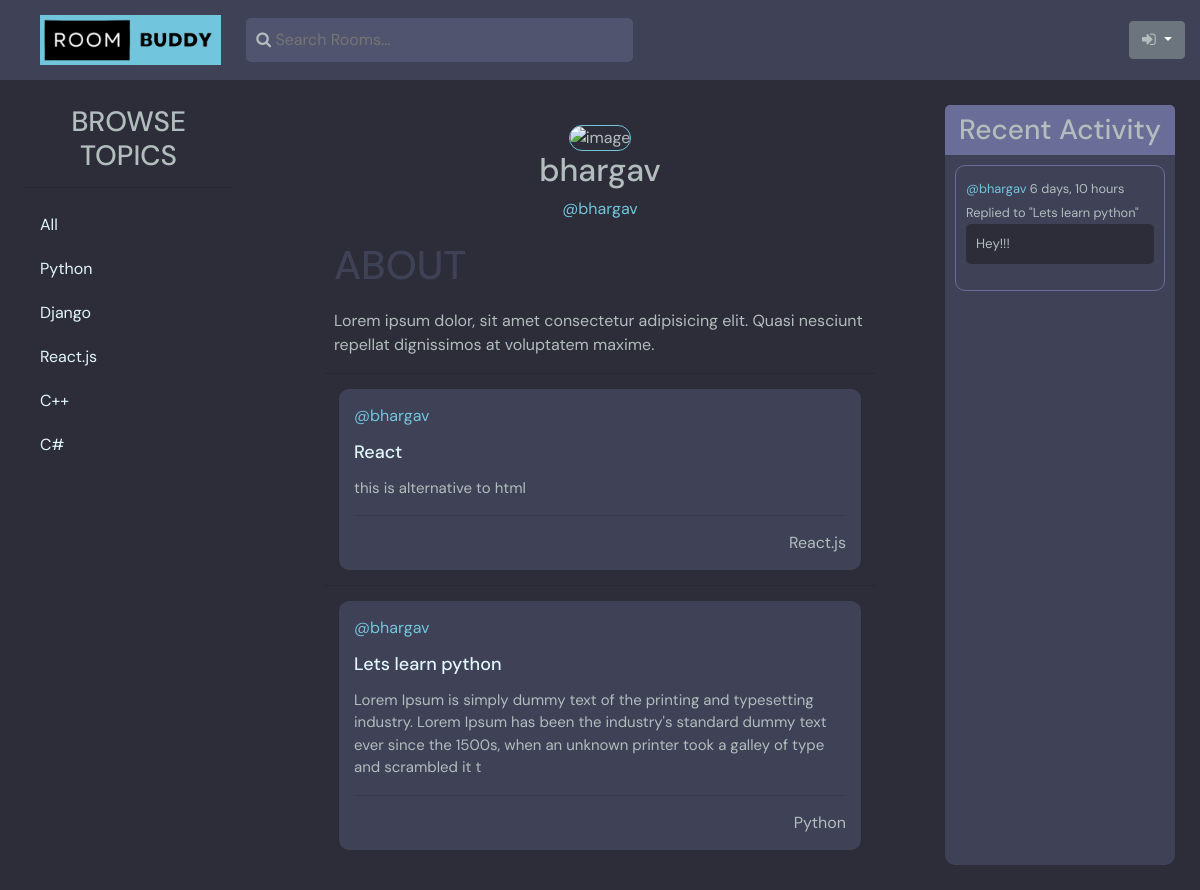
The page /profile/1 on the database as committed earlier.
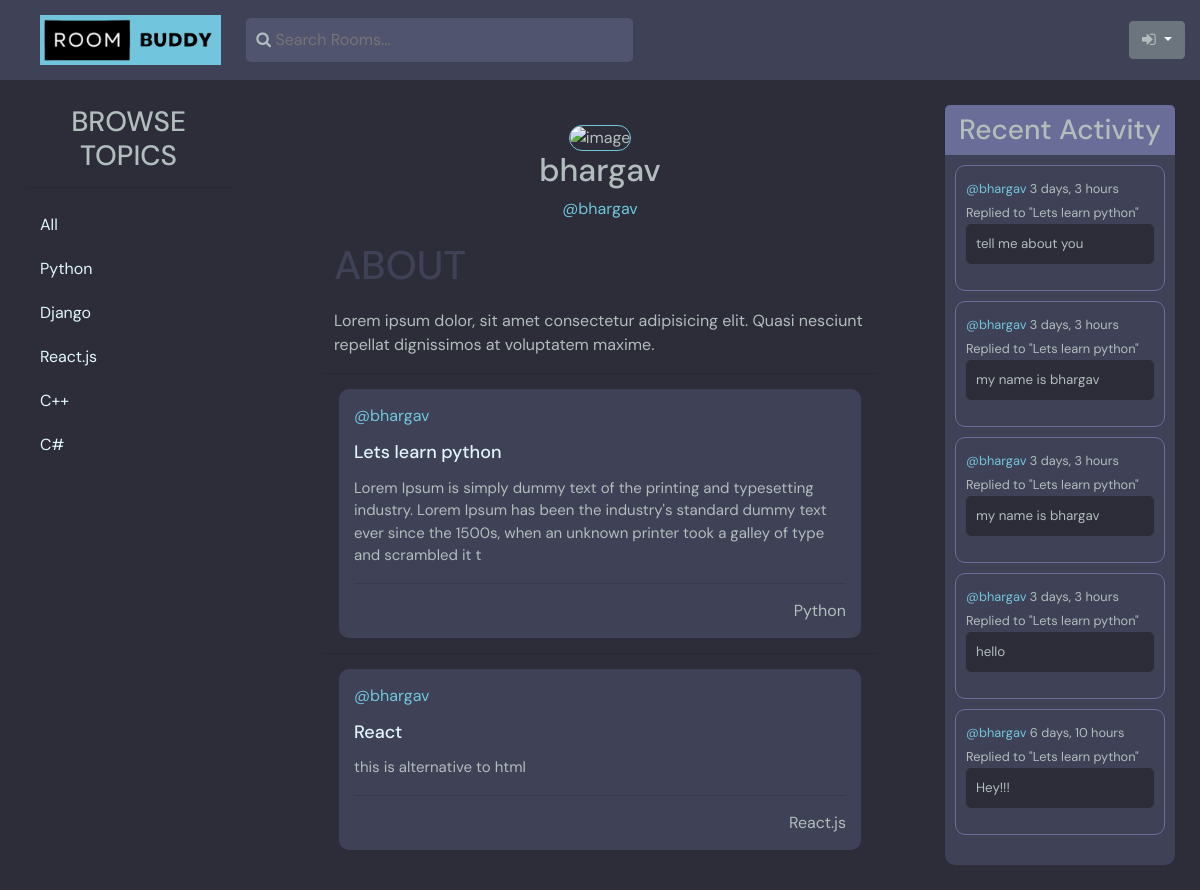
The same page on the database as committed later.
### polls/models.py (models this page shows)
class Topic(models.Model):
    name = models.CharField(max_length=200)
    def __str__(self):
        return self.name

class Room(models.Model):
    host = models.ForeignKey(User, on_delete=models.SET_NULL, null=True)
    topic = models.ForeignKey(Topic, on_delete=models.SET_NULL, null=True)
    name = models.CharField(max_length=200)
    description = models.TextField(null=True, blank=True)
    participants = models.ManyToManyField(User, related_name='participants', blank=True)
    updated = models.DateTimeField(auto_now=True)
    created = models.DateTimeField(auto_now_add=True)
    class Meta:
        ordering = ['-updated', '-created']
    def __str__(self):
        return str(self.name)

class Message(models.Model):
    user = models.ForeignKey(User, on_delete=models.CASCADE)
    room = models.ForeignKey(Room, on_delete=models.CASCADE)
    body = models.TextField()
    updated = models.DateTimeField(auto_now=True)
    created = models.DateTimeField(auto_now_add=True)
    class Meta:
        ordering = ['-updated', '-created']
    def __str__(self):
        return self.body[0:50]

### polls/views.py (the view)
# urls.py: path('profile/<str:pk>', views.userProfile, name="user-profile"),
def userProfile(request, pk):
    user = User.objects.get(id = pk)
    rooms = user.room_set.all()
    room_messages = user.message_set.all()
    topics = Topic.objects.all()
    return render(request, 'polls/profile.html', {
        "user" : user,
        "rooms" : rooms,
        "room_messages" : room_messages,
        "topics" : topics,
    })

### polls/templates/polls/profile.html (shortened to what this page needs)
{% extends 'main.html' %}
{% load static %}
{%block content%}
    <div class="profile-container">
        <div id="topics-profile">
            {% include 'polls/topics_component.html'  %}
        </div>
        <div  class="feed-container">
            <div class="profile-main">
                <a href="{% url 'update-user' %}"><img src="{% static 'polls/images/profile.png' %}" alt="image"></a>
                <h2>{{user.username}}</h2>
                <a class="name" href="">@{{user.username}}</a>
            </div>
            <div class="profile-abt">
                <h1>ABOUT</h1>
                <P>Lorem ipsum dolor, sit amet consectetur adipisicing elit. Quasi nesciunt repellat dignissimos at
                    voluptatem maxime.</P>
            </div>
            {% include 'polls/feed_component.html'  %}
        </div>
        <div  class="activity-container">
            {% include 'polls/activity_component.html'  %}
        </div>
    </div>
{% endblock %}

### polls/templates/polls/topics_component.html
<div class="topics-container">
        <div>
            <h3>BROWSE TOPICS</h3>
            <hr>
            <div class="topics-name">
                <a href="{% url 'home' %}">All</a>
            </div>
            {% for topic in topics %}
            <div class="topics-name">
                <a href="{% url 'home' %}?q={{topic.name}}">{{topic}}</a>
            </div>
            {% endfor %}
        </div>
</div>

### polls/templates/polls/feed_component.html (shortened to what this page needs)
  {% for room in rooms%}
  <hr>
       <div class="room-content">
         <a href="{% url 'user-profile' room.host.id %}"> @{{room.host.username}}</a>
         <h2><a href="{% url 'room' room.id %}">{{room.name}}</a></h2>
         <p>{{room.description}}</p>
         <hr>
         <div class="feed-foot">
           <div>
             <span>{{room.topic.name}}</span>
           </div>
         </div>
       </div>
  {% endfor %}

### polls/templates/polls/activity_component.html (shortened to what this page needs)
            <h3>Recent Activity</h3>
            {% for message in room_messages %}
                <div>
                    <small><a href="{% url 'user-profile' message.user.id %}" >@{{message.user}}</a>  {{message.created|timesince}} </small>
                    <small>Replied to "{{message.room}}"</small>
                    <p>
                        {{message}}
                    </p>
                </div>
            {% endfor %}

Rows that differ between the two databases and show on the page:
changed Room "Lets learn python": moves up the list
added Message: user "bhargav", created "3 days, 3 hours", room "Lets learn python", body "tell me about you"
added Message: user "bhargav", created "3 days, 3 hours", room "Lets learn python", body "my name is bhargav"
added Message: user "bhargav", created "3 days, 3 hours", room "Lets learn python", body "my name is bhargav"
added Message: user "bhargav", created "3 days, 3 hours", room "Lets learn python", body "hello"
